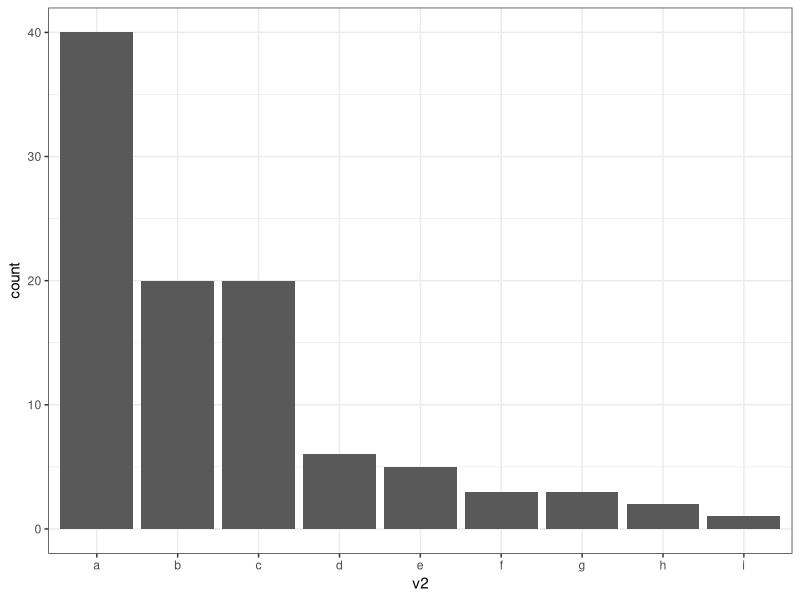
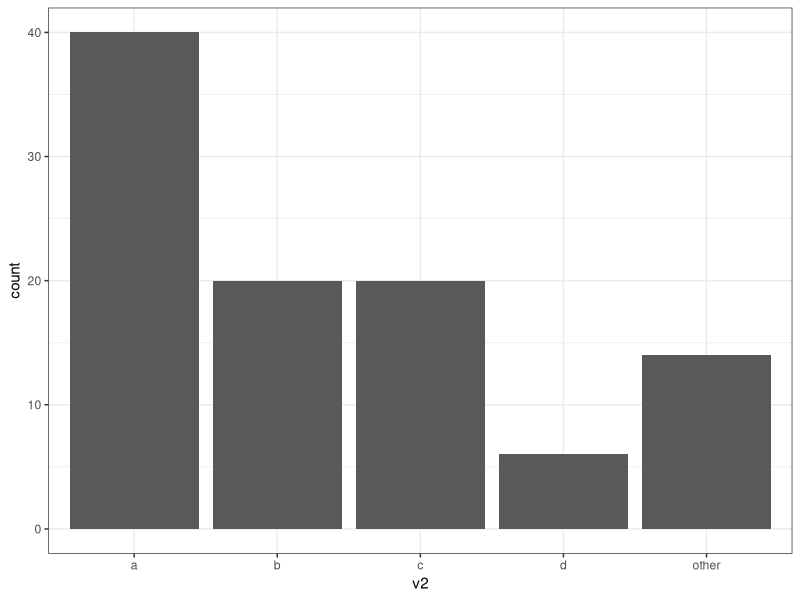

Here is the R script that generated these plots, in order:
## ---- chunk 1
knitr::opts_chunk$set(warning = FALSE)  # убрать предупреждения из документа
knitr::opts_chunk$set(message = FALSE)  # убрать сообщения из документа
## ---- chunk 2
library("ggplot2")  # построение графиков 
library("forcats")  # работа с факторными переменными
## ---- chunk 3
data <- mtcars
## ---- chunk 4
dummy1 <- ifelse(mtcars$hp > 90, "категория1", "категория2")
table(dummy1)
## ---- chunk 5
dummy2 <- ifelse(mtcars$hp > 90, 1, 0)
table(dummy2)
## ---- chunk 6
fact1 <- factor(c(1, 1, 2))
fact2 <- factor(c("one", "one", "two"))

fact1

fact2
## ---- chunk 7
fact <- factor(c(1, 1, 2), labels = c("foo", "bar"))

fact
## ---- chunk 8
fact <- factor(c(1, 1, 2), levels = c("foo", "bar"))

fact
## ---- chunk 9
fact1 <- factor(c(1, 1, 2), levels = c("1", "2"))
fact2 <- factor(c(1, 1, 2), levels = c("1", "2", "3"))
## ---- chunk 10
fact1
## ---- chunk 11
fact2
## ---- chunk 12
fact <- factor(c(1, 1, 2)) 
levels(fact)
## ---- chunk 13
fact <- factor(c(1, 1, 2)) 
levels(fact) <- c("one", "two")

fact
## ---- chunk 14
fact <- factor(c(1, 1, 2)) 
fact <- fct_recode(fact, one = "1", two = "2")

fact
## ---- chunk 15
fact <- factor(c(1, 1, 2))
## ---- chunk 16
fact <- fact[1:2]
## ---- chunk 17
fact <- droplevels(fact)
fact
## ---- chunk 18
fact <- fct_drop(fact)
fact
## ---- chunk 19
fact <- factor(c(1, 1, 2))
fact <- relevel(fact, ref = "2")
## ---- chunk 20
fact
## ---- chunk 21
#' Gathers all factor levels into one category under suggested name
#
#' @param factor factor vector
#' @param levels.frequency minimal number of cases to preserve original levels
#' @param category.name new name for combined category consisting of rare leves
#
#' @return factor vector with new levels
otherLevel <- function(factor, levels_frequency, category_name) {
  levels(factor)[table(factor) < levels_frequency] <- as.character(category_name)
  return(factor)
}
## ---- chunk 22
fact <- factor(c(rep("c", 100), rep("g", 2), rep("j", 4), rep("v", 10)))
table(fact) # initial state
## ---- chunk 23
table(otherLevel(fact, 5, "other"))
## ---- chunk 24
d <- data.frame(v1 = seq(1:100),
                v2 = factor(c(rep("a", 40),
                              rep("b", 20),
                              rep("c", 20),
                              rep("d", 6), 
                              rep("e", 5),
                              rep("f", 3),
                              rep("g", 3),
                              rep("h", 2),
                              rep("i", 1))))
## ---- chunk 25
str(d)
## ---- chunk 26
before_base <- ggplot(data = d, aes(x = v2))
before <- before_base +
  geom_bar() +
  theme_bw()
before
## ---- chunk 27
d$v2 <- otherLevel(d$v2, 6, "other")
str(d)
## ---- chunk 28
after_base <- ggplot(data = d, aes(x = v2))
after <- after_base +
  geom_bar() +
  theme_bw()
after
